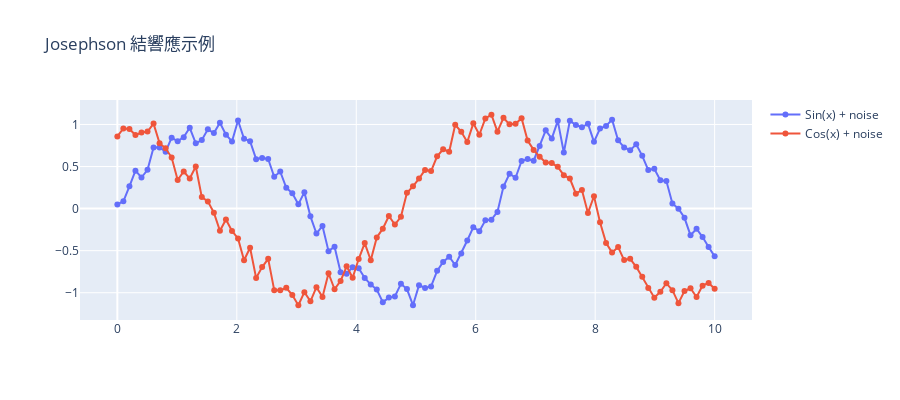

Notebook code for this chart:
### Markdown cell above
## 4. 生成視覺化

建立和顯示 Plotly 圖表，確保在視覺化被移除時進行適當的清理。這個部分演示如何創建具有自動清理功能的 Plotly 視覺化。

### Code cell
def create_enhanced_plotly_chart(title="示例圖表", chart_type="scatter"):
    """
    建立具有增強清理功能的 Plotly 圖表
    """
    # 生成示例數據
    np.random.seed(42)
    x = np.linspace(0, 10, 100)
    y1 = np.sin(x) + np.random.normal(0, 0.1, 100)
    y2 = np.cos(x) + np.random.normal(0, 0.1, 100)
    
    if chart_type == "scatter":
        fig = go.Figure()
        fig.add_trace(go.Scatter(x=x, y=y1, mode='lines+markers', name='Sin(x) + noise'))
        fig.add_trace(go.Scatter(x=x, y=y2, mode='lines+markers', name='Cos(x) + noise'))
        
    elif chart_type == "subplots":
        fig = make_subplots(
            rows=2, cols=2,
            subplot_titles=('散點圖', '長條圖', '熱力圖', '3D 曲面'),
            specs=[[{"secondary_y": False}, {"secondary_y": False}],
                   [{"secondary_y": False}, {"type": "surface"}]]
        )
        
        # 散點圖
        fig.add_trace(go.Scatter(x=x, y=y1, name='數據1'), row=1, col=1)
        
        # 長條圖
        categories = ['A', 'B', 'C', 'D', 'E']
        values = np.random.rand(5) * 100
        fig.add_trace(go.Bar(x=categories, y=values, name='分類數據'), row=1, col=2)
        
        # 熱力圖
        z = np.random.rand(10, 10)
        fig.add_trace(go.Heatmap(z=z, name='熱力圖'), row=2, col=1)
        
        # 3D 曲面
        x_3d = np.linspace(-5, 5, 20)
        y_3d = np.linspace(-5, 5, 20)
        X, Y = np.meshgrid(x_3d, y_3d)
        Z = np.sin(np.sqrt(X**2 + Y**2))
        fig.add_trace(go.Surface(x=X, y=Y, z=Z, name='3D 曲面'), row=2, col=2)
        
    fig.update_layout(
        title=title,
        showlegend=True,
        height=600 if chart_type == "subplots" else 400
    )
    
    # 顯示圖表並設置觀察器
    config = {
        'displayModeBar': True,
        'displaylogo': False,
        'modeBarButtonsToRemove': ['pan2d', 'lasso2d']
    }
    
    # 顯示圖表
    fig.show(config=config)
    
    # 添加自定義清理腳本
    cleanup_script = """
    <script>
    // 等待 Plotly 圖表渲染完成
    setTimeout(function() {
        var plotlyDivs = document.querySelectorAll('.plotly-graph-div');
        var latestDiv = plotlyDivs[plotlyDivs.length - 1];
        
        if (latestDiv && window.setupPlotlyChart) {
            console.log('為最新的 Plotly 圖表設置觀察器');
            window.setupPlotlyChart(latestDiv);
        }
    }, 500);
    </script>
    """
    
    display(HTML(cleanup_script))
    
    return fig

# 示例 1：基本散點圖
print("🎨 建立基本散點圖")
fig1 = create_enhanced_plotly_chart("Josephson 結響應示例", "scatter")

### Figure 1 — Plotly figure (JSON) as saved in the notebook; plotly's stock layout.template omitted (floating-point values rounded to 4 significant figures)
{"data": [{"mode": "lines+markers", "name": "Sin(x) + noise", "type": "scatter", "x": [0.0, 0.101, 0.202, 0.303, 0.404, 0.5051, 0.6061, 0.7071, 0.8081, 0.9091, 1.01, 1.111, 1.212, 1.313, 1.414, 1.515, 1.616, 1.717, 1.818, 1.919, 2.02, 2.121, 2.222, 2.323, 2.424, 2.525, 2.626, 2.727, 2.828, 2.929, 3.03, 3.131, 3.232, 3.333, 3.434, 3.535, 3.636, 3.737, 3.838, 3.939, 4.04, 4.141, 4.242, 4.343, 4.444, 4.545, 4.646, 4.747, 4.848, 4.949, 5.051, 5.152, 5.253, 5.354, 5.455, 5.556, 5.657, 5.758, 5.859, 5.96, 6.061, 6.162, 6.263, 6.364, 6.465, 6.566, 6.667, 6.768, 6.869, 6.97, 7.071, 7.172, 7.273, 7.374, 7.475, 7.576, 7.677, 7.778, 7.879, 7.98, 8.081, 8.182, 8.283, 8.384, 8.485, 8.586, 8.687, 8.788, 8.889, 8.99, 9.091, 9.192, 9.293, 9.394, 9.495, 9.596, 9.697, 9.798, 9.899, 10.0], "y": [0.04967, 0.08701, 0.2654, 0.4507, 0.3697, 0.4604, 0.7276, 0.7264, 0.676, 0.8432, 0.8005, 0.8496, 0.9606, 0.7757, 0.8153, 0.9422, 0.8977, 1.021, 0.8788, 0.7987, 1.047, 0.8297, 0.802, 0.5876, 0.603, 0.5891, 0.3777, 0.4401, 0.2481, 0.1815, 0.05089, 0.1955, -0.09196, -0.2963, -0.2063, -0.5057, -0.4539, -0.7571, -0.7746, -0.6961, -0.7087, -0.8242, -0.9031, -0.9628, -1.112, -1.058, -1.044, -0.8937, -0.9564, -1.148, -0.911, -0.9436, -0.9253, -0.7402, -0.6339, -0.572, -0.6703, -0.5327, -0.3788, -0.2204, -0.2687, -0.1398, -0.1312, -0.03926, 0.2617, 0.4144, 0.367, 0.5661, 0.5888, 0.5693, 0.7447, 0.93, 0.8322, 1.043, 0.667, 1.044, 0.993, 0.9672, 1.009, 0.7933, 0.9524, 0.9825, 1.057, 0.8111, 0.7267, 0.6937, 0.7643, 0.6276, 0.4576, 0.4726, 0.3374, 0.3276, 0.06126, -0.001933, -0.1093, -0.3167, -0.2392, -0.3385, -0.4561, -0.5675]}, {"mode": "lines+markers", "name": "Cos(x) + noise", "type": "scatter", "x": [0.0, 0.101, 0.202, 0.303, 0.404, 0.5051, 0.6061, 0.7071, 0.8081, 0.9091, 1.01, 1.111, 1.212, 1.313, 1.414, 1.515, 1.616, 1.717, 1.818, 1.919, 2.02, 2.121, 2.222, 2.323, 2.424, 2.525, 2.626, 2.727, 2.828, 2.929, 3.03, 3.131, 3.232, 3.333, 3.434, 3.535, 3.636, 3.737, 3.838, 3.939, 4.04, 4.141, 4.242, 4.343, 4.444, 4.545, 4.646, 4.747, 4.848, 4.949, 5.051, 5.152, 5.253, 5.354, 5.455, 5.556, 5.657, 5.758, 5.859, 5.96, 6.061, 6.162, 6.263, 6.364, 6.465, 6.566, 6.667, 6.768, 6.869, 6.97, 7.071, 7.172, 7.273, 7.374, 7.475, 7.576, 7.677, 7.778, 7.879, 7.98, 8.081, 8.182, 8.283, 8.384, 8.485, 8.586, 8.687, 8.788, 8.889, 8.99, 9.091, 9.192, 9.293, 9.394, 9.495, 9.596, 9.697, 9.798, 9.899, 10.0], "y": [0.8585, 0.9528, 0.9454, 0.8742, 0.9034, 0.9156, 1.011, 0.7777, 0.7166, 0.607, 0.3399, 0.441, 0.3571, 0.5011, 0.1368, 0.08577, -0.04882, -0.2627, -0.1306, -0.2662, -0.3553, -0.614, -0.466, -0.8236, -0.6949, -0.597, -0.9692, -0.972, -0.9414, -1.028, -1.149, -0.9931, -1.102, -0.9343, -1.049, -0.7685, -0.9584, -0.8599, -0.6856, -0.8214, -0.5998, -0.4097, -0.6136, -0.3422, -0.2388, -0.08798, -0.1896, -0.09697, 0.1879, 0.2646, 0.3568, 0.4598, 0.4463, 0.6213, 0.7052, 0.6753, 0.9966, 0.9124, 0.7921, 1.014, 0.8779, 1.071, 1.116, 0.9147, 1.08, 1.002, 1.01, 1.075, 0.8089, 0.6981, 0.6167, 0.549, 0.5414, 0.4961, 0.3979, 0.3574, 0.1776, 0.2215, -0.05127, 0.1465, -0.1623, -0.4077, -0.5229, -0.4572, -0.6122, -0.5969, -0.6926, -0.8112, -0.9445, -1.058, -0.9894, -0.8874, -0.9699, -1.124, -0.9802, -0.9469, -1.052, -0.9158, -0.8838, -0.9534]}], "layout": {"height": 400, "showlegend": true, "title": {"text": "Josephson 結響應示例"}}}
